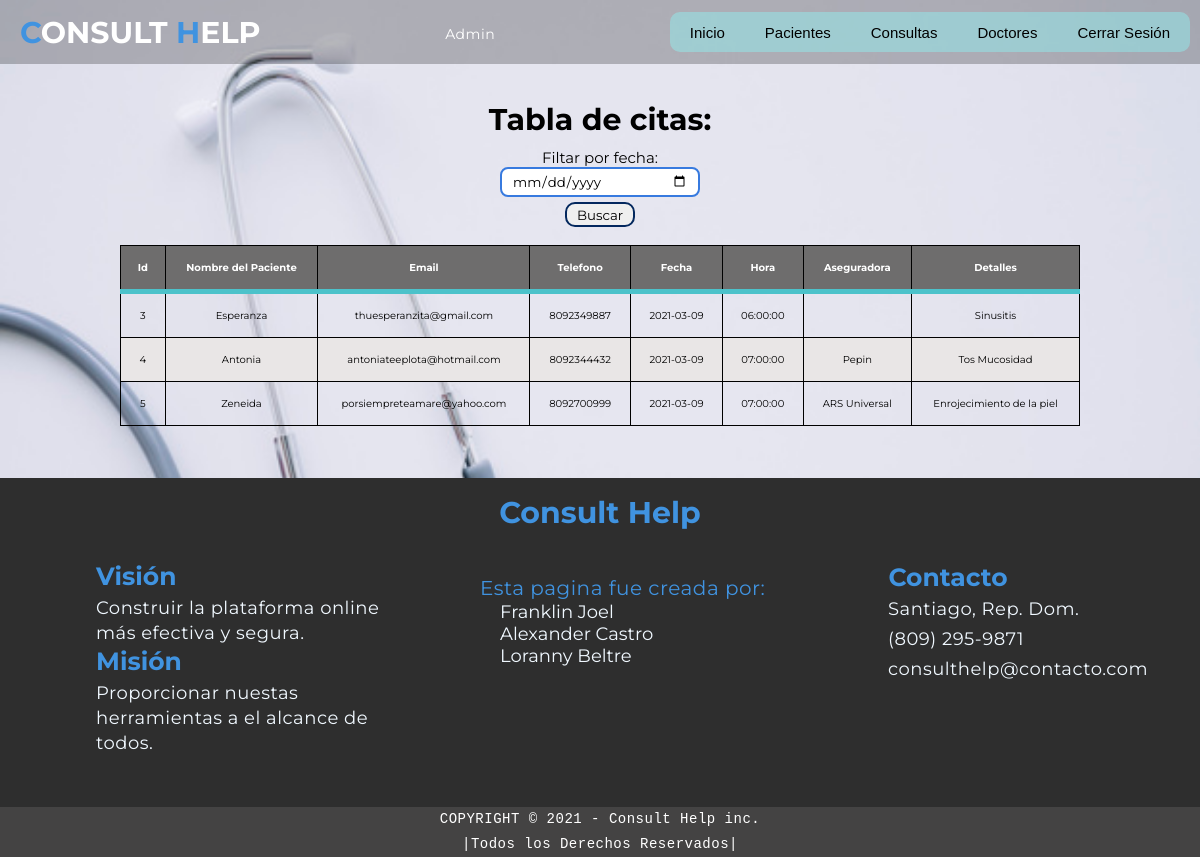
The page /tabla.php?fecha=2021-03-09 (signed in) on the database its author committed.
### tables this page shows
CREATE TABLE `users` (
  `Id` int(11) NOT NULL,
  `username` varchar(20) NOT NULL,
  `email` varchar(50) DEFAULT NULL,
  `password` varchar(50) DEFAULT NULL
);

CREATE TABLE `citas` (
  `Id` int(5) NOT NULL,
  `Nombre del paciente` varchar(50) NOT NULL,
  `Email del paciente` varchar(30) NOT NULL,
  `Telefono del paciente` varchar(50) NOT NULL,
  `Fecha_citas` date NOT NULL,
  `Hora_citas` time NOT NULL,
  `Aseguradora` varchar(50) NOT NULL,
  `Detalles` text NOT NULL
);

### tabla.php (the view, shortened to what this page needs)
<!DOCTYPE html>
<html lang="es">
    <head>
        <link rel="stylesheet" href="css/style.css">
        <link rel="stylesheet" href="css/citas.css">
        <link rel="stylesheet" href="css/menu.css">
    </head>
    <body>
        <?php require 'header.php' ?>
        <br><br><br><br><br><br><br>
        <a name="tabla1">
        <div id="mostrar-consultas" align="center">
                    <h1>Tabla de citas:</h1>
                    <table id="tabla" name="tabla">
                        <form action="tabla.php" method="get">
                            <label>Filtar por fecha: </label> <input type="date" name="fecha" id="">
                            <input type="submit" value="Buscar" style="width: 70px">
                            <br><br>
                        </form>
                        <thead>
                            <tr>
                                <th>Id</th>
                                <th>Nombre del Paciente</th>
                                <th>Email</th>
                                <th>Telefono</th>
                                <th>Fecha</th>
                                <th>Hora</th>
                                <th>Aseguradora</th>
                                <th>Detalles</th>
                            </tr>
                        </thead>
                        <?php
                        if (!empty($_GET['fecha'])){
                            $fecha = $_GET['fecha'];
                            $sql = "SELECT * FROM citas WHERE Fecha_citas = '$fecha' ";
                        }else{
                            $sql = "SELECT * FROM citas";
                        }
                        $result = mysqli_query($conexion, $sql);
                        while($mostrar=mysqli_fetch_array($result)){
                        ?>
                        <tr>
                            <td><?php echo $mostrar['Id'] ?></td>
                            <td><?php echo $mostrar['Nombre del paciente'] ?></td>
                            <td><?php echo $mostrar['Email del paciente'] ?></td>
                            <td><?php echo $mostrar['Telefono del paciente'] ?></td>
                            <td><?php echo $mostrar['Fecha_citas'] ?></td>
                            <td><?php echo $mostrar['Hora_citas'] ?></td>
                            <td><?php echo $mostrar['Aseguradora'] ?></td>
                            <td><?php echo $mostrar['Detalles'] ?></td>
                        </tr>
                        <?php } ?>
                    </table>
                </div>
                <br><br><br><br>
    </body>
</html>

### header.php (shortened to what this page needs)
<?php
    require 'php/conexion.php';
?>
<!DOCTYPE html>
<html lang="en">
<head>
    <link rel="stylesheet" href="css/style.css">
    <link rel="stylesheet" href="css/citas.css">
    <link rel="stylesheet" href="css/menu.css">
</head>
<body>
    <section id="header">
        <div class="header container">
            <div class="nav-bar">
                <div class="brand">
                    <a href="index.php"><h1><span>C</span>onsult <span>H</span>elp</h1></a>
                </div>
                <?php
                    foreach($conexion->query($_SESSION['username']) as $nosabetu);
                ?>
                <p id="aaa" style="color: white;"><?php echo $nosabetu['username']; ?></p>
                <ul class="nav">
                    <li><a href="index.php">Inicio</a></li>
                    <li><a href="pacientes.php">Pacientes</a>
                    </li>
                    <li><a href="consultas.php">Consultas</a>
                    </li>
                    <li><a href="credits.php">Doctores</a></li>
                    <li><a href="php/salir.php">Cerrar Sesión</a></li>
                </ul>
            </div>
        </div>
    </section>
</body>
</html>

### css/style.css (style rules this page uses)
* { padding: 0; margin: 0; box-sizing: border-box; }
body { background-image: url(../img/fondo\ blanco.jpg); background-repeat: no-repeat; background-size: 100% 100%; background-attachment: fixed; }
html { font-size: 10px; font-family: 'Montserrat', sans-serif; scroll-behavior: smooth; }
a { text-decoration: none; }
.container { min-height: 100vh; width: 100%; height: auto; display: flex; align-items: center; justify-content: center; }
p { color: #333; font-size: 1.4rem; margin-top: 5px; line-height: 2.5rem; font-weight: 300px; letter-spacing: .05rem; }
.brand h1 { font-size: 3rem; text-transform: uppercase; color: white; }
.brand h1 span { color: rgb(64, 147, 224); }
#header { position: fixed; z-index: 10000; left: 0; top: 0; width: 100vw; height: auto; }
#header .header { min-height: 8vh; background-color: rgba(0, 0, 0, 0.24); transition: .3s ease background-color; }
#header .nav-bar { display: flex; align-items: center; justify-content: space-between; width: 100%; height: 100%; max-width: 1300px; padding: 0 10px; }

### css/citas.css (style rules this page uses)
h1 { text-align: center; margin: 10px; font-size: 30px; }
label { font-size: 15px; }
input[type="text"], input[type="number"], input[type="date"], input[type="time"], input[type="tel"], input[type="email"] { margin-right: 0px; height: 30px; width: 200px; padding: 10px; display: block; border-radius: 8px; border: 2px solid rgb(55, 122, 223); outline: none; }
button, input[type="reset"], input[type="submit"] { border: 2px solid rgb(4, 40, 94); border-radius: 10px; font-family: 'Montserrat', sans-serif; height: 25px; z-index: auto; cursor: pointer; margin: 5px; }
table { border-radius: 10px; font-family: 'Poppins', sans-serif; width: 80%; text-align: center; border-collapse: collapse; font-size: 10px; z-index: 2000000000000000000; }
th, td { border: 1px solid black; padding: 15px; font-size: 10px; }
thead { border-bottom: solid 5px rgb(76, 194, 202); background-color: rgb(110, 109, 109); color: white; }
tr:nth-child(even) { background-color: rgb(233, 230, 230); }

### css/menu.css (style rules this page uses)
#header { margin: auto; font-family: 'Montserrat', sans-serif; }
ul, ol { list-style: none; }
.nav { background-color: rgba(141, 248, 248, 0.418); border-radius: 10px; color: black; text-decoration: none; height: 40px; font-family: 'Montserrant', sans-serif; }
.nav li a { color: black; font-family: 'Montserrant', sans-serif; font-size: 15px; text-decoration: none; margin: 5px; padding: 7px 15px; display: block; }
.nav > li { float: left; }

### css/footer.css (style rules this page uses)
* { padding: 0; margin: 0; box-sizing: border-box; font-family: 'Montserrat', sans-serif; }
#footer { background-color: rgb(46, 46, 46); width: 100%; height: 365px; }
#footer h1 { position: relative; top: -20px; color: rgb(64, 147, 224); }
#nosotros p, #creditos p, #contactos p { color: aliceblue; font-size: 18px; }
#nosotros b, #contactos h1 { font-size: 25px; color: rgb(64, 147, 224); }
#nosotros { position: relative; display: table-column; width: 300px; left: 8%; float: left; }
#creditos p { color: rgb(64, 147, 224); height: auto; font-size: 20px; }
#creditos ul li { position: relative; left: 20px; }
#creditos ul li a, #creditos ul li { color: aliceblue; font-size: 18px; }
#creditos { position: relative; width: 300px; top: -180px; left: 40%; }
#contactos { position: relative; left: 74%; top: -300px; width: 300px; }
#contactos p a { color: aliceblue; }
#contactos h1 { position: relative; top: 5px; right: 90px; }
#copyright { position: relative; top: -180px; background-color: rgb(68, 67, 67); }
#copyright p { color: #fff; font-family: 'Courier New', Courier, monospace; }

### rows shown on the page
users: username "Admin"
citas: Id "3", Nombre del paciente "Esperanza", Email del paciente "thuesperanzita@gmail.com", Telefono del paciente "8092349887", Fecha_citas "2021-03-09", Hora_citas "06:00:00", Detalles "Sinusitis"
citas: Id "4", Nombre del paciente "Antonia", Email del paciente "antoniateeplota@hotmail.com", Telefono del paciente "8092344432", Fecha_citas "2021-03-09", Hora_citas "07:00:00", Aseguradora "Pepin", Detalles "Tos Mucosidad"
citas: Id "5", Nombre del paciente "Zeneida", Email del paciente "porsiempreteamare@yahoo.com", Telefono del paciente "8092700999", Fecha_citas "2021-03-09", Hora_citas "07:00:00", Aseguradora "ARS Universal", Detalles "Enrojecimiento de la piel"
